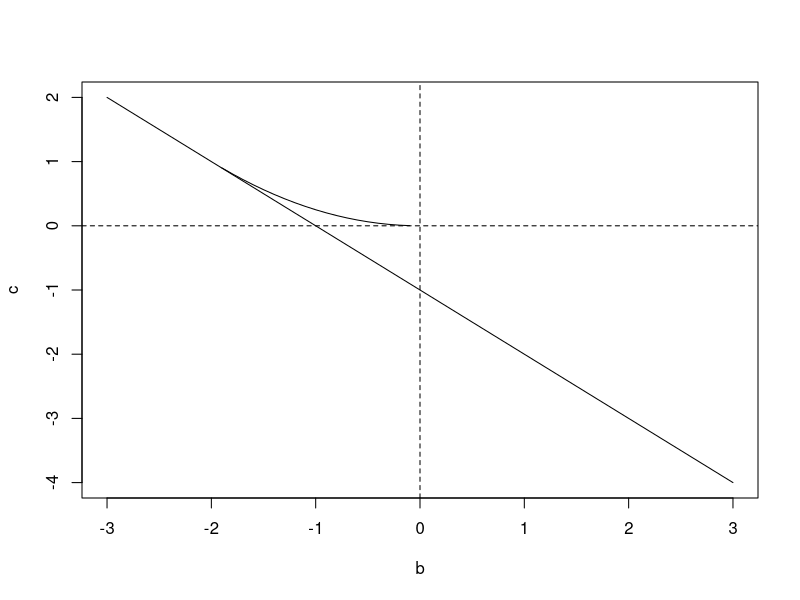

This chart was generated by the following R code:

## Failure! (confused a with c)

a <- 1
b <- seq(-3*a, 3*a, length.out=61)
c_lin <- -(a+b)
c_quad <- ifelse(b<0 & b > -2*a, b^2/(4*a), NA)

plot(b, c_lin, type="l"
	, ylab="c"
)
abline(h=0, lty=2)
abline(v=0, lty=2)
lines(b, c_quad)
